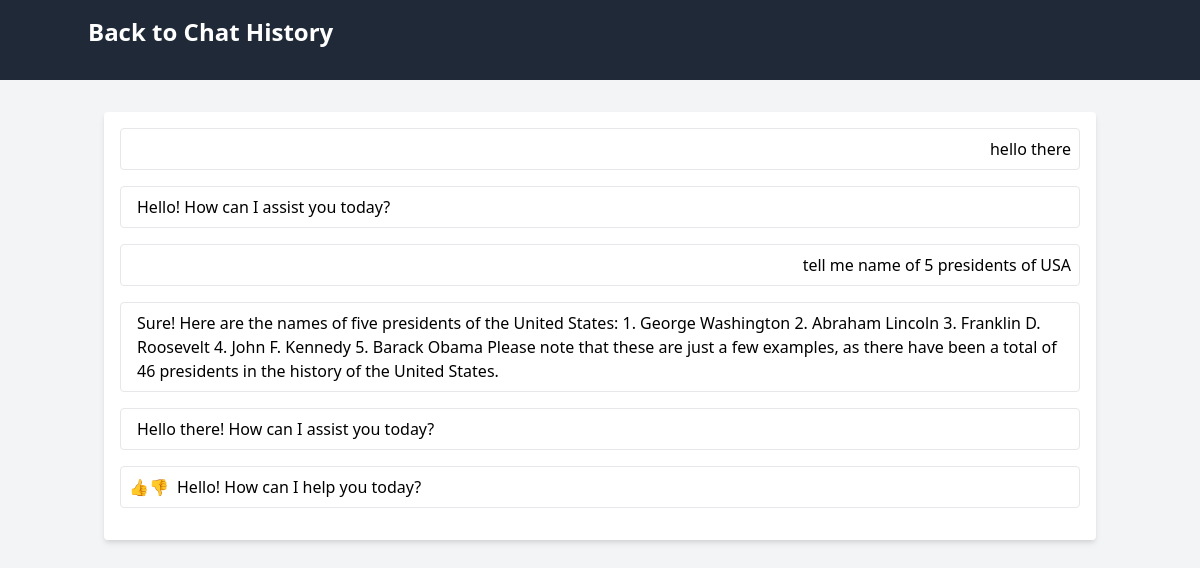
The app's page /conversations/chat-detail/?conversation=23 (signed in) with its own data.
### conversations/models.py (models this page shows)
class Message(models.Model):
    conversation = models.ForeignKey(Conversation, on_delete=models.CASCADE, related_name='messages')
    is_chatbot_message = models.BooleanField()
    message_context = models.TextField()
    date = models.DateTimeField(auto_now=True)
    like = models.BooleanField(null=True, default=None)
    class Meta:
        ordering = ['date']

### conversations/views.py (the view, shortened to what this page needs)
# urls.py: path('chat-detail/', chat_detail_view, name='chat_detail')
@login_required
def chat_detail_view(request):
    conversation_id = request.GET.get('conversation')
    conversation = Conversation.objects.get(id=conversation_id)
    messages = Message.objects.filter(conversation=conversation)
    context = {'conversation_id': conversation_id, 'is_disabled': conversation.chatbot.is_disabled, 'messages': messages}
    return render(request, 'chat-details.html', context)

### conversations/templates/chat-details.html (shortened to what this page needs)
<!DOCTYPE html>
<html lang="en">
<head>
    <link href="https://cdn.jsdelivr.net/npm/tailwindcss@2.2.16/dist/tailwind.min.css" rel="stylesheet">
</head>
<body class="bg-gray-100">
    <header class="bg-gray-800 text-white p-4">
        <div class="container mx-auto">
            <a href="{% url 'chat_list' %}" class="block text-2xl font-semibold text-white mb-4">
                Back to Chat History
            </a>
        </div>
    </header>
    <div class="container mx-auto p-4 mt-4">
        <div class="chat-container bg-white rounded p-4 shadow-md">
            <div class="chat-messages">
                {% for message in messages %}
                    {% if message.is_chatbot_message %}
                        <div class="message received flex items-center mb-2  border rounded p-2 mb-4 hover:bg-gray-100">
                            {% if forloop.last %}
                            <button class="btn-like" onclick="react('like')">👍</button>
                            <button class="btn-dislike" onclick="react('dislike')">👎</button>
                            {% endif %}
                            <div class="message-content ml-2">{{ message.message_context }}</div>
                        </div>
                    {% else %}
                        <div class="message sent flex items-center justify-end  border rounded p-2 mb-4 hover:bg-gray-100">
                            <div class="message-content">{{ message.message_context }}</div>
                        </div>
                    {% endif %}
                {% endfor %}
            </div>
        </div>
    </div>
</body>
</html>

### records on screen
Message: message_context "hello there"
Message: message_context "Hello! How can I assist you today?"
Message: message_context "tell me name of 5 presidents of USA"
Message: message_context "Sure! Here are the names of five presidents of the United States: 1. George Washington 2. Abraham Lincoln 3. Franklin D. Roosevelt 4. John F. Kennedy 5. Barack Obama Please note that these are just a few examples, as there have been a total of 46 presidents in the history of the United States."
Message: message_context "Hello there! How can I assist you today?"
Message: message_context "Hello! How can I help you today?"
